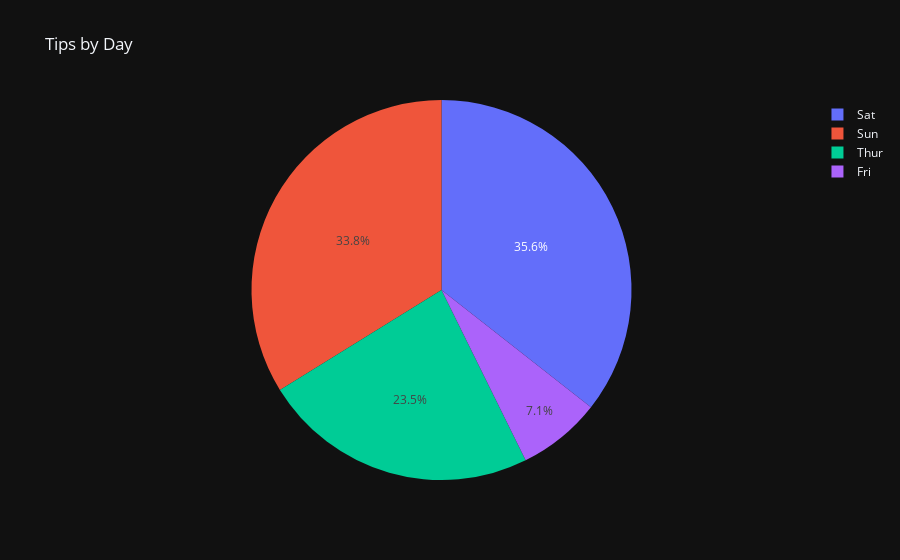

Write notebook code for a chart like this one.
### Markdown cell above
#### Let get some percentage of which day has most tips

### Code cell
most_tips = px.pie(data_frame=df, values='tip', names='day', title='Tips by Day')
most_tips.show()

### Figure 1 — Plotly figure (JSON) as saved in the notebook; plotly's stock layout.template omitted (floating-point values rounded to 4 significant figures; data arrays with more than 128 entries replaced by an {"elided": "..."} marker saying what was removed)
{"data": [{"domain": {"x": [0.0, 1.0], "y": [0.0, 1.0]}, "hovertemplate": "day=%{label}<br>tip=%{value}<extra></extra>", "labels": {"elided": "244 str values"}, "legendgroup": "", "name": "", "showlegend": true, "values": {"elided": "244 float values"}, "type": "pie"}], "layout": {"legend": {"tracegroupgap": 0}, "title": {"text": "Tips by Day"}}}
